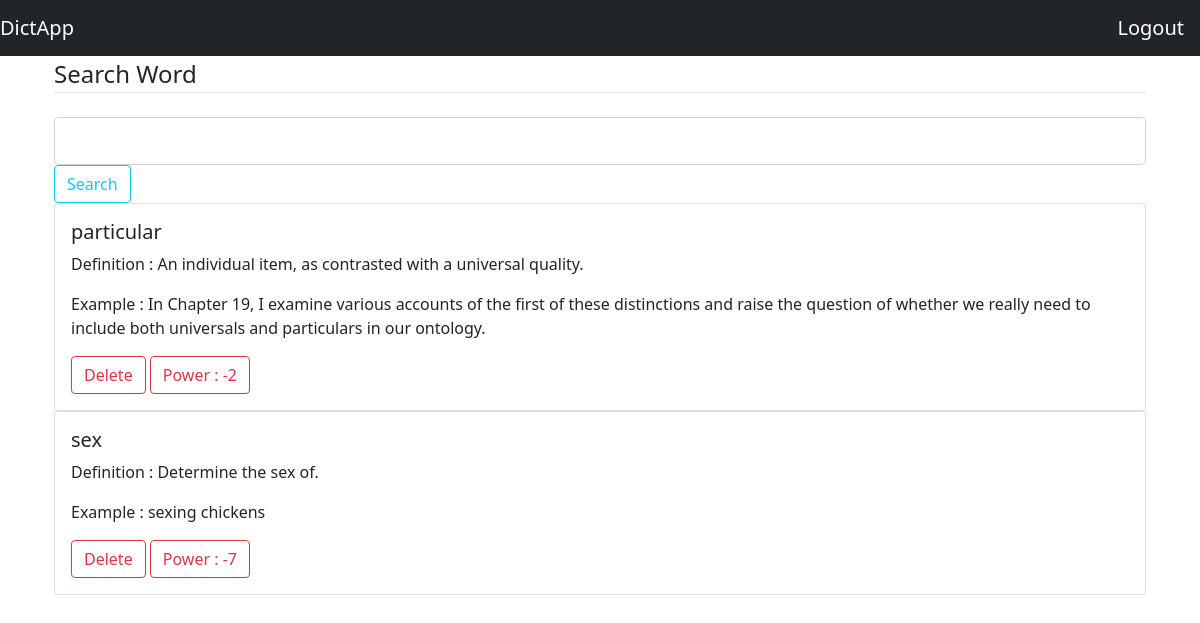
The app's page /home (signed in) with its own data.
### DictApp/models.py (models this page shows, shortened)
class Word(db.Model):
    id = db.Column(db.Integer, primary_key=True)
    word = db.Column(db.String(50),nullable=False)
    definition = db.Column(db.String(1000),nullable=False)
    examples = db.Column(db.String(1000),nullable=False)
    power = db.Column(db.Integer,default=0)
    user_id = db.Column(db.Integer, db.ForeignKey('user.id'), nullable=False)

### DictApp/routes.py (the view, shortened to what this page needs)
@app.route('/home', methods=['GET','POST'])
@login_required
def home():
    practice=0
    try:
        post=Word.query.filter_by(user_id=current_user.id).all()
        if len(post)>= 10:
            practice=1
        post = list(reversed(post))
    except:
        post = None
    form = WordForm()
    form2 = WordInsert()
    return render_template('home.html',posts=post, title="Home", form=form, practice=practice,login_test=1)

### DictApp/form.py
class WordForm(FlaskForm):
    word = StringField('Word', validators=[DataRequired()])
    search = SubmitField('Search')

class WordInsert(FlaskForm):
    word = StringField('Word')
    definition = StringField('Definition')
    examples = StringField('Examples')
    insert = SubmitField('Insert Word')

### DictApp/models.py (called while the page is built)
@login_manager.user_loader
def load_user(user_id):
    return User.query.get(int(user_id))

### DictApp/templates/home.html (shortened to what this page needs)
{% extends "base.html" %}
{% block content %}
<div class="content-section">
    <form id="form" method="POST" action="">
        <fieldset class="form-group">
            <legend class="border-bottom mb-4">Search Word</legend>
            <div class="form-group">
                {% if form.word.errors %}
                    {{ form.word(class="form-control form-control-lg is-invalid") }}
                    <div class="invalid-feedback">
                        {% for errors in form.word.errors %}
                        <span>{{ errors }}</span>
                        {% endfor %}
                    </div>
                {% else %}
                {{ form.word(class="form-control form-control-lg") }}
                {% endif %}
            </div>
        </fieldset>
        <div class="form-group">
            {{ form.search(class="btn btn-outline-info", value="Search") }}
        </div>
    </form>
</div>
{% if posts %}
{% for post in posts %}
<div class="card">
  <div class="card-body">
    <h5 class="card-title">{{post.word}}</h5>
    <p class="card-text">Definition : {{post.definition}}</p>
      <p class="card-text">Example : {{post.examples}}</p>
    <a href="{{post.id}}/delete" class="btn btn-outline-danger">Delete</a>
      {% if post.power < 0 %}
      <a href="#" class="btn btn-outline-danger">Power : {{post.power}}</a>
      {% endif %}
  </div>
</div>
{% endfor %}
{% endif %}
{% endblock content %}

### records on screen
Word: word "particular", definition "An individual item, as contrasted with a universal quality.", examples "In Chapter 19, I examine various accounts of the first of these distinctions and raise the question of whether we really need to include both universals and particulars in our ontology.", power "-2"
Word: word "sex", definition "Determine the sex of.", examples "sexing chickens", power "-7"
